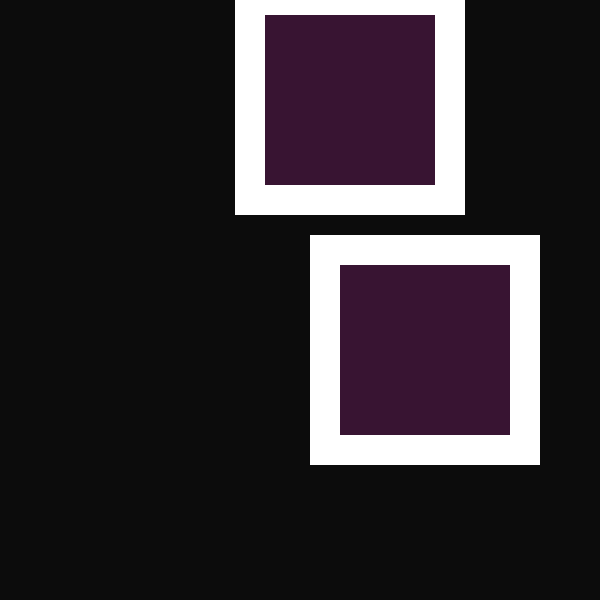
Frame 1 (no input)
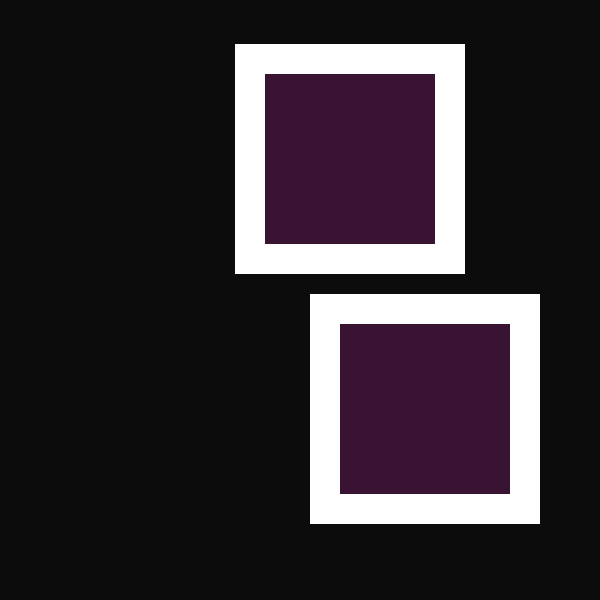
Frame 60 (no input)
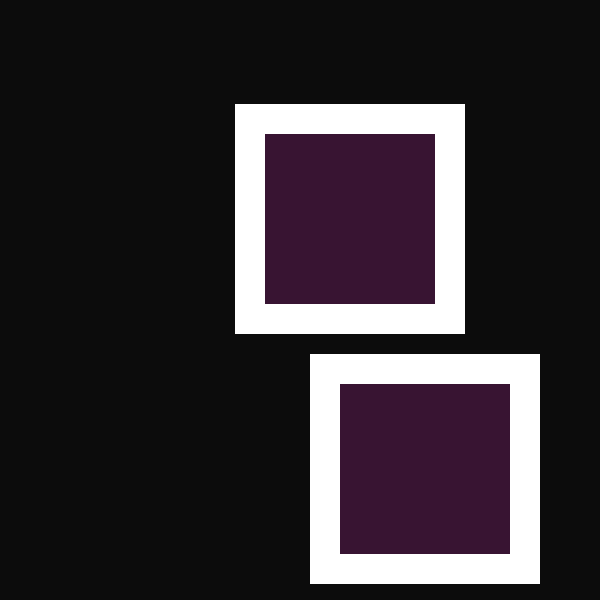
Frame 120 (the mouse pressed at the canvas centre since frame 60)

The p5.js sketch that drew these frames (run headless with seeded random() and noise() and a simulated clock; from frame 60 on, the mouse is pressed at the canvas centre):

// p5.js sketch
// ── sketch.js
/*
Created by Raiyan Rahman

*/

var rectY;//variable value assigned in terms of shape
rectX=300;//position of shape on grid
var rectX;//variable value assigned in terms of shape
rectY=200;//position of shape on grid
var rectStroke = 255;//color of stroke
var rectR= 56;// color red on rgb assigned from gray scale 0 to 255
var rectG= 20;//color green on rgb assigned from gray scale 0 to 255
var rectB= 50;//color blue on rgb assigned from gray scale 0 to 255
var rectSize= 200;//size of shape set by value
canvBG = 12, 55, 255;//canvas back ground color set according to RGB 

function setup() {
    createCanvas(600, 600);//Canvas Size
}


function draw() {
  background(canvBG);//background color
  stroke(rectStroke);//decides if shape would have stroke
  strokeWeight(30);//weight of stroke assigned by numeric value
  fill(rectR, rectG, rectB);
  stroke(rectStroke);//decides if shape would have stroke
  rect(rectX - 50, rectY - 200, rectSize, rectSize);//positions for shape on the canvas from the set variable (grid)
  rect(rectX + 25, rectY + 50, rectSize, rectSize);//positions for shape on the canvas from the set variable(grid)
  fill(rectR, rectG, rectB, 135);//color of circles
  
  
rectY = rectY + 1; //how fast the shape can be moved based on its position
  
  
}
